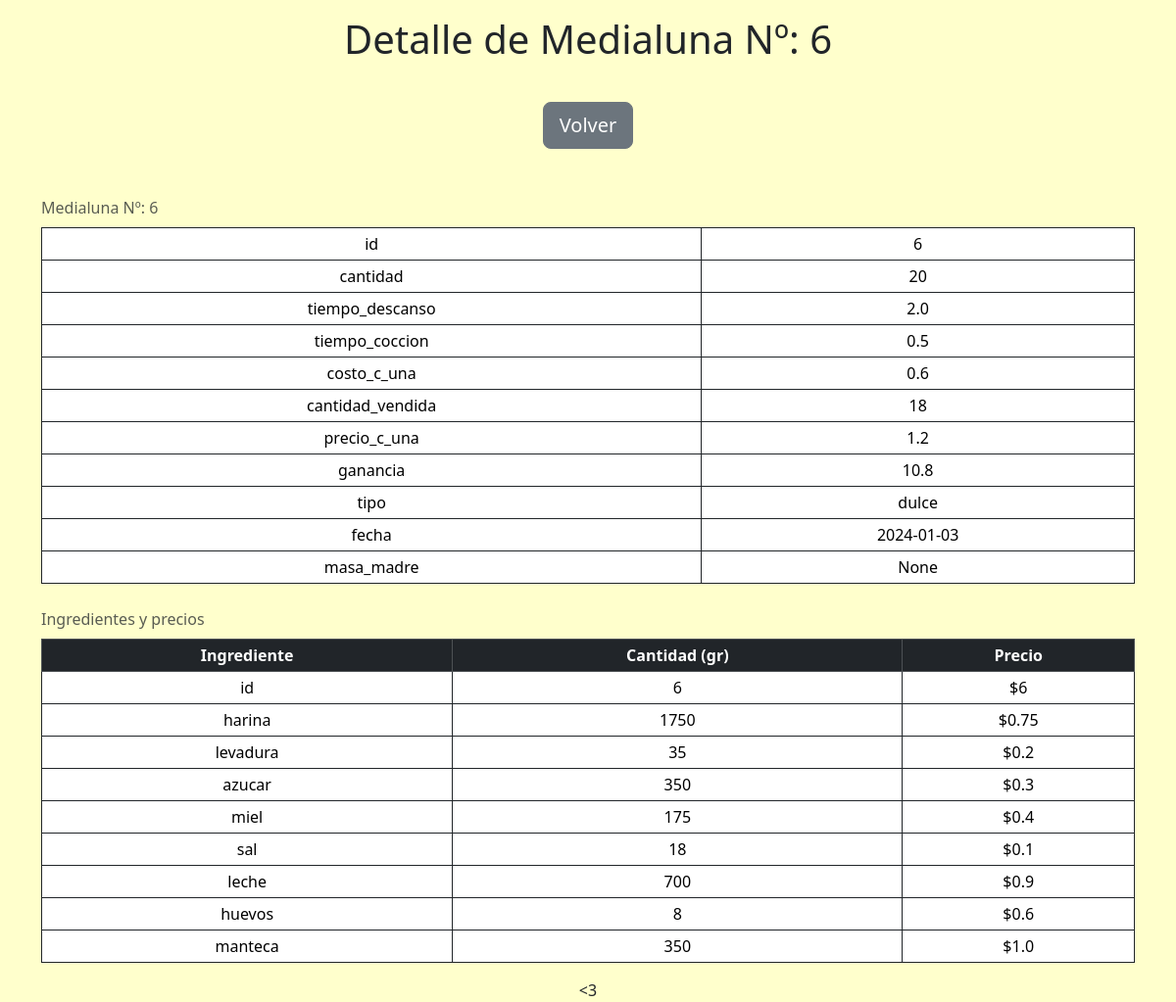
/medialunas/6, run on the app's committed database.
### tables this page shows
CREATE TABLE "medialunas" (
	"id"	INTEGER NOT NULL UNIQUE,
	"cantidad"	INTEGER,
	"tiempo_descanso"	REAL,
	"tiempo_coccion"	REAL,
	"costo_c_una"	REAL,
	"cantidad_vendida"	INTEGER,
	"precio_c_una"	REAL,
	"ganancia"	REAL,
	"tipo"	TEXT,
	"fecha" TEXT, "masa_madre" TEXT,
	PRIMARY KEY("id" AUTOINCREMENT)
);

CREATE TABLE ingredientes (
	id INTEGER NOT NULL,
	harina INTEGER,
	levadura INTEGER,
	azucar INTEGER,
	miel INTEGER,
	sal INTEGER,
	leche INTEGER,
	huevos INTEGER,
	manteca INTEGER,
	FOREIGN KEY(id) REFERENCES medialunas(id)
);

CREATE TABLE precios (
	id INTEGER NOT NULL,
	harina REAL,
	levadura REAL,
	azucar REAL,
	miel REAL,
	sal REAL,
	leche REAL,
	huevos REAL,
	manteca REAL,
	FOREIGN KEY(id) REFERENCES medialunas(id)
);

### app.py (the view)
@app.route('/medialunas/<int:id>')
def mostrar_medialunas(id: int):
    with sqlite3.connect(database) as connection:
        cursor = connection.cursor()
        cursor.execute("SELECT * FROM medialunas WHERE id=?", (str(id),))
        selected_medialuna = cursor.fetchone()
        cursor.execute("SELECT * FROM ingredientes WHERE id=?", (str(id),))
        selected_ingredientes = cursor.fetchone()
        cursor.execute("SELECT * FROM precios WHERE id=?", (str(id),))
        selected_precios = cursor.fetchone()
    print(COLUMNAS_INGREDIENTES_PRECIOS)
    medialuna = {}
    ingredientes = {}
    precios = {}
    if selected_medialuna != None:
        for i in range(len(COLUMNAS_MEDIALUNAS)):
            medialuna[COLUMNAS_MEDIALUNAS[i]] = selected_medialuna[i]
    if selected_ingredientes != None:
        for i in range(len(COLUMNAS_INGREDIENTES_PRECIOS)):
            ingredientes[COLUMNAS_INGREDIENTES_PRECIOS[i]] = selected_ingredientes[i]
    if selected_precios != None:
        for i in range(len(COLUMNAS_INGREDIENTES_PRECIOS)):
            precios[COLUMNAS_INGREDIENTES_PRECIOS[i]] = selected_precios[i]
    return render_template("medialunas.html", medialuna=medialuna,
                           ingredientes=ingredientes, precios=precios)

### templates/medialunas.html (shortened to what this page needs)
{% extends "layout.html" %}
{% block main %}
<h1> Detalle de Medialuna Nº: {{ medialuna["id"] }} </h1>
<div class="btn-container">
    <button type="button" class="btn btn-secondary btn-lg" onclick="location.href = '/'">Volver</button>
</div>
<div class="container table-responsive-sm">
    <table class="table table-sm table-hover table-bordered border-dark">
        <caption> Medialuna Nº: {{ medialuna["id"] }} </caption>
        <tbody>
            {% for key in medialuna %}
            <tr>
                <td> {{ key }} </td>
                <td> {{ medialuna[key] }} </td>
            </tr>
            {% endfor %}
        </tbody>
    </table>
    <table class="table table-sm table-hover table-bordered border-dark">
        <caption> Ingredientes y precios </caption>
        <thead class="table-dark">
            <tr>
                <th> Ingrediente </th>
                <th> Cantidad (gr) </th>
                <th> Precio </th>
            </tr>
        </thead>
        <tbody>
            {% for key in ingredientes %}
            <tr>
                <td> {{ key }} </td>
                <td> {{ ingredientes[key] }} </td>
                <td> ${{ precios[key] }} </td>
            </tr>
            {% endfor %}
        </tbody>
    </table>
</div>
{% endblock %}

### static/styles.css (style rules this page uses)
body { background-color: #ffffcc !important; text-align: center !important; }
.btn-container { margin-top: 5vh; margin-bottom: 5vh; width: 100%; }
caption { caption-side: top; }
h1 { margin-top: 1rem !important; }

### data on the page
medialunas: id "6", id "6" "20" "2.0" "0.5" "0.6" "18" "1.2" "10.8" "dulce" "2024-01-03"
ingredientes: id "6" "1750" "35" "350" "175" "18" "700" "8" "350"
precios: id "6" "0.75" "0.2" "0.3" "0.4" "0.1" "0.9" "0.6" "1.0"

### other printed values
{{ key }} "id" "cantidad" "tiempo_descanso" "tiempo_coccion" "costo_c_una" "cantidad_vendida" "precio_c_una" "ganancia" "tipo" "fecha" "masa_madre"
{{ medialuna[key] }} "None"
{{ key }} "id" "harina" "levadura" "azucar" "miel" "sal" "leche" "huevos" "manteca"
